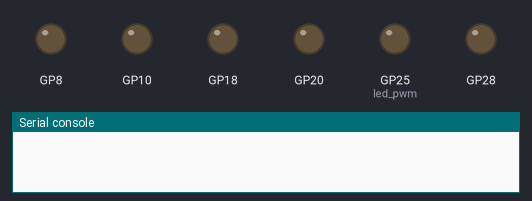
The program below on a simulated Raspberry Pi Pico running CircuitPython. Parts: output pins drawn as LEDs (lit = HIGH), the last lines printed to the serial console.

Above: at 0.05 s.
At 2.0 s:
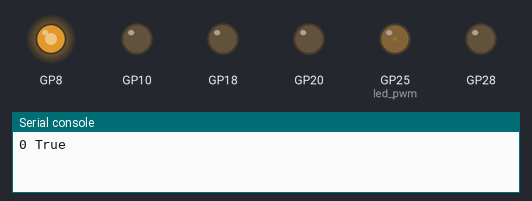
At 3.5 s:
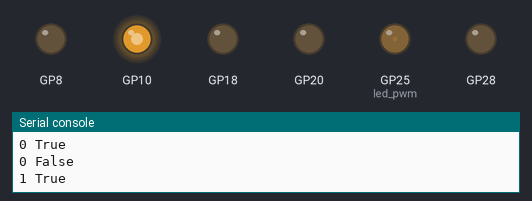
At 5.05 s:
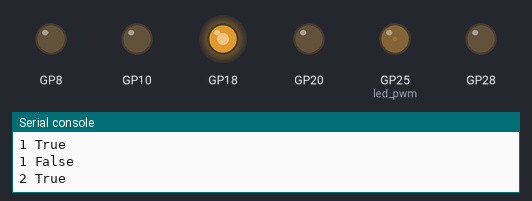
At 7.5 s:
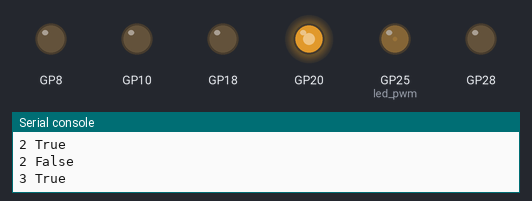
At 10.0 s:
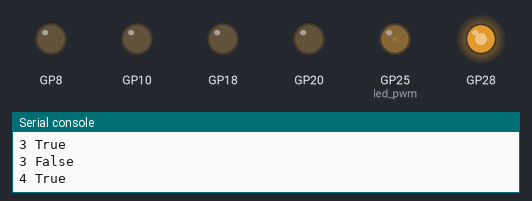
Timing chart, 0 to 13.0 s (numbered marks = the images above):
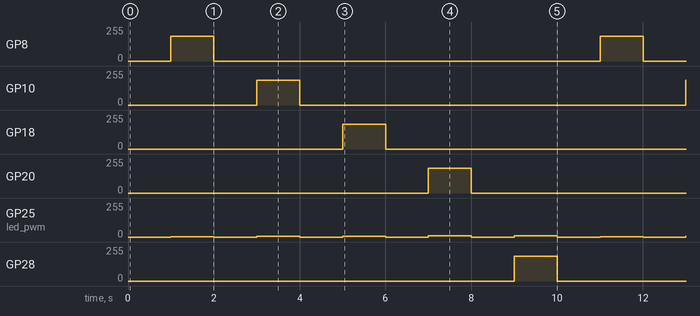

Measured:
- by itself, GP8, GP10, GP18, GP20, GP28: alternates 187/255 for 1.0 s and 0/255 for 9.0 s
- by itself, GP25 (led_pwm): repeats every 10.0 s: 0/255 1.0 s, 4/255 1.0 s, 0/255 1.0 s, 6/255 1.0 s, 0/255 1.0 s, 8/255 1.0 s, 0/255 1.0 s, 10/255 1.0 s, 0/255 1.0 s, 2/255 1.0 s

The program:

buzz_circuitpython.py
```python
import time
import board
import pwmio

class Blinky:
    def __init__(self):
        self.led_pwm = pwmio.PWMOut(board.LED, frequency=1000, duty_cycle=0)
        self.motor_pwm = []
        self.index = 0
        self.on = False

        self.make_motor_pwm(board.GP8)
        self.make_motor_pwm(board.GP10)
        self.make_motor_pwm(board.GP18)
        self.make_motor_pwm(board.GP20)
        self.make_motor_pwm(board.GP28)
        # self.keepalive = self.make_pwm(5)


    def make_motor_pwm(self, pin):
        self.motor_pwm.append(self.make_pwm(pin))


    def make_pwm(self, pin):
        pwm = pwmio.PWMOut(pin, frequency=1000, duty_cycle=0)
        return pwm


    def blink(self):
        self.on = not self.on
        print(self.index, self.on)
        if self.on:
            self.led_pwm.duty_cycle = 512 * (self.index + 1)
            # self.keepalive.duty_cycle = 48000
            self.motor_pwm[self.index].duty_cycle = 48000
        else:
            self.led_pwm.duty_cycle = 0
            # self.keepalive.duty_cycle = 0
            self.motor_pwm[self.index].duty_cycle = 0
            self.index = (self.index + 1) % len(self.motor_pwm)
        # print(self.on)


def main():
    # period is ms
    blinky = Blinky()
    while True:
        time.sleep(1)
        blinky.blink()


if __name__ == '__main__':
    main()
```
